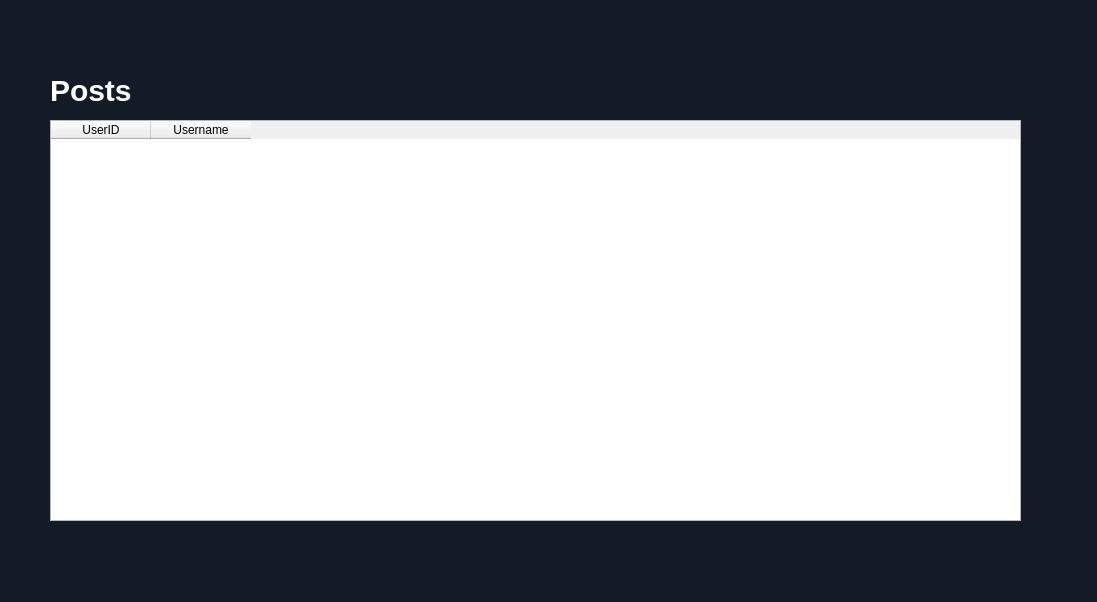
<?xml version="1.0" encoding="UTF-8"?>
<ui version="4.0">
 <class>PagePostsList</class>
 <widget class="QDialog" name="PagePostsList">
  <property name="geometry">
   <rect>
    <x>0</x>
    <y>0</y>
    <width>1097</width>
    <height>602</height>
   </rect>
  </property>
  <property name="windowTitle">
   <string>Dialog</string>
  </property>
  <property name="styleSheet">
   <string notr="true">QDialog{
	background-color:#131B26;
}</string>
  </property>
  <widget class="QTableWidget" name="tableWidget">
   <property name="geometry">
    <rect>
     <x>50</x>
     <y>120</y>
     <width>971</width>
     <height>401</height>
    </rect>
   </property>
   <property name="styleSheet">
    <string notr="true">QTableWidget {
  color: #222; /* Dark, rich black */
  font-family: &quot;Loto&quot;, sans-serif; /* Ensure fallback font */
  padding: 10px;
  background-color: #f5f5f5; /* Light gray background */
  border: 1px solid #ddd; /* Subtle light gray border */
  border-radius: 5px; /* Gentle rounded corners */

  /* Optional: Add hover effect for a touch of interactivity */
  QTableWidget::item:hover {
    background-color: #eee; /* Slightly lighter gray on hover */
  }

  /* Optional: Add a subtle shadow for depth (adjust as needed) */
  QTableWidget {
    box-shadow: 0 1px 3px rgba(0, 0, 0, 0.1);
  }
}

/* Optional: Style the list items (text) for better readability */
QTableWidget::item {
  color: inherit; /* Inherit the dark black color from the parent */
}
</string>
   </property>
   <column>
    <property name="text">
     <string>UserID</string>
    </property>
   </column>
   <column>
    <property name="text">
     <string>Username</string>
    </property>
   </column>
  </widget>
  <widget class="QLabel" name="labelpara">
   <property name="geometry">
    <rect>
     <x>50</x>
     <y>60</y>
     <width>821</width>
     <height>61</height>
    </rect>
   </property>
   <property name="styleSheet">
    <string notr="true">QLabel#labelpara{
	color: #fff;
	font-size: 30px;
	font-weight: 600;
	font-family: 'Lato';
}</string>
   </property>
   <property name="text">
    <string>Posts</string>
   </property>
  </widget>
 </widget>
 <resources/>
 <connections/>
</ui>
